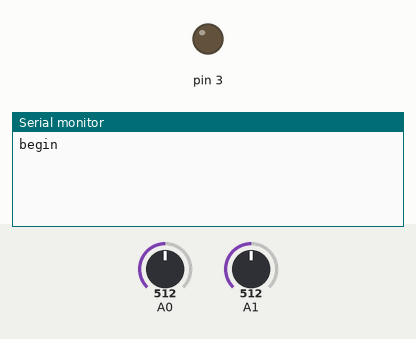
Recording of a sketch running on a simulated Arduino Uno, built with avr-gcc and run on an emulated ATmega328P. On the bench: output pins drawn as LEDs (lit = HIGH), the last lines printed to the serial monitor. The test bench sets the inputs (shaded band); at power-on: A0 = 512, A1 = 512.

Above: at 1.2 s.
1.3 s: A0 set to 266
2.8 s: A0 set to 232
At 3.3 s:
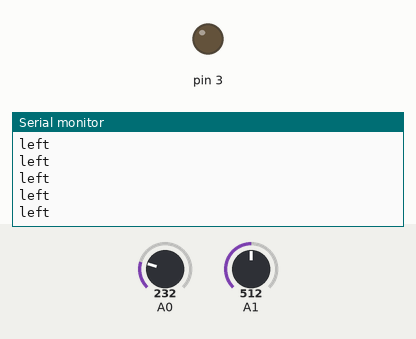
4.7 s: A1 set to 161
6.2 s: A1 set to 138
At 6.7 s:
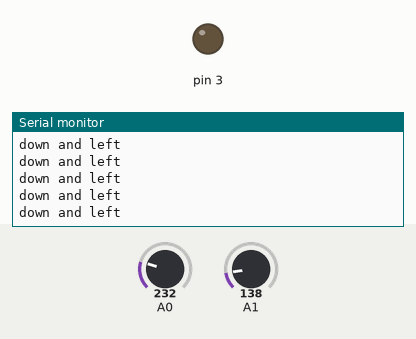

The sketch:

remoter3.ino
```cpp
#include <IRremote.h>
#include <IRremoteInt.h>

#define st 0x66
#define up 0xAA
#define dw 0xBB
#define rt 0xCC
#define lt 0xDD
#define ur 0xAC
#define ul 0xAD
#define dr 0xBC
#define dl 0xBD
#define ir 9
int x = 0;
int y = 0;
int xx = 0;
int yy = 0;
int mode = 0;
int last_mode=0;
int cut(int num,int a){
	int b = num/pow(10,a);
	return b%10;
	}
void s(boolean x){
	float d=0.3;
	for(int i =0;i<10;i++){
		digitalWrite(ir,x);
		delay(d);
		digitalWrite(ir,LOW);
		delay(d);
	}
}
void sent(int info) {
	s(50);
	delay(1);
	y=(info,BIN);
	for (int i=0;i<8;i++){
		s(cut(y,i));
	}
}
void setup() {
  // put your setup code here, to run once:
	pinMode(3,OUTPUT);
	Serial.begin(9600);
	Serial.println("begin");
}

void loop() {
  // put your main code here, to run repeatedly:
	x = analogRead(A0);
	y = analogRead(A1);
	if (x>800){
		xx= 1;
	}else if(x<250){
		xx=-1;
	}else{
		xx=0;
	}
	if (y>900){
		yy=10;
	}else if(y<150){
		yy=-10;
	}else{
		yy=0;
	}
	mode=xx+yy;
	switch(mode){
		case 10:	//當為上
			sent(up);
			Serial.println("up");
			break;
		case -10:	//當為下
			sent(dw);
			Serial.println("down");
			break;
		case 1:		//當為右
			sent(rt);
			Serial.println("right");
			break;
		case -1:	//當為左
			sent(lt);
			Serial.println("left");
			break;
		case 11:	//當為右上
			sent(ur);
			Serial.println("up and right");
			break;
		case 9:		//當為左上
			sent(ul);
			Serial.println("up and left");
			break;
		case -9:	//當為右下
			sent(dr);
			Serial.println("down and right");
			break;
		case -11:	//當為左下
			sent(dl);
			Serial.println("down and left");
			break;
		case 0:		//當為中間
			sent(st);
			//Serial.println("stop");
			break;
	}
	delay(10);


}
```

Measured:
- the behaviour switches between 250 and 249 on A0 (found by bisection; images 0 and 1)
- the behaviour switches between 150 and 149 on A1 (found by bisection; images 1 and 2)
- after the input at 2.8 s, the serial monitor: prints a new line at once (image 1)
- after the input at 6.2 s, the serial monitor: prints a new line at once (image 2)
